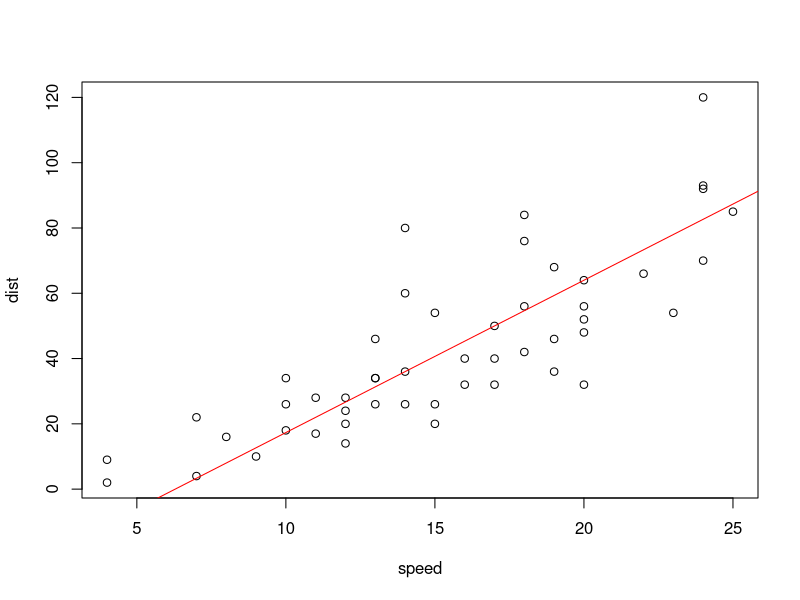
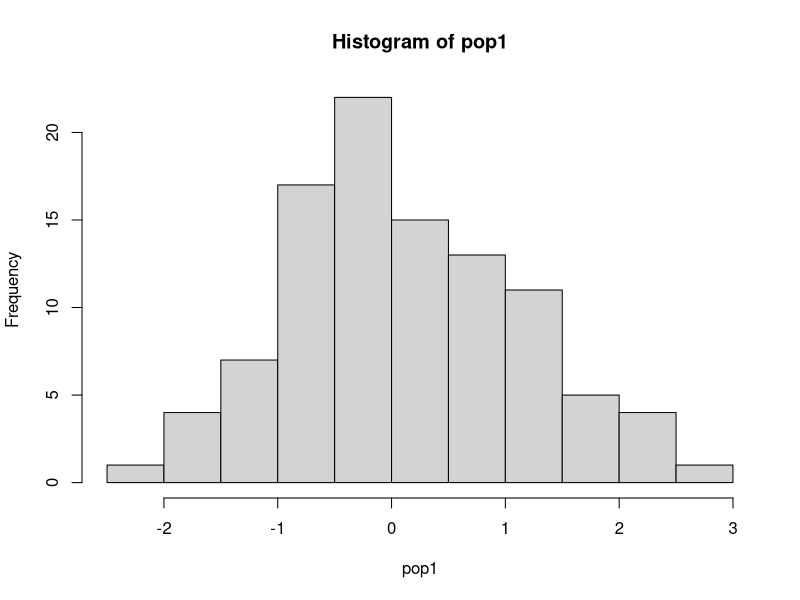
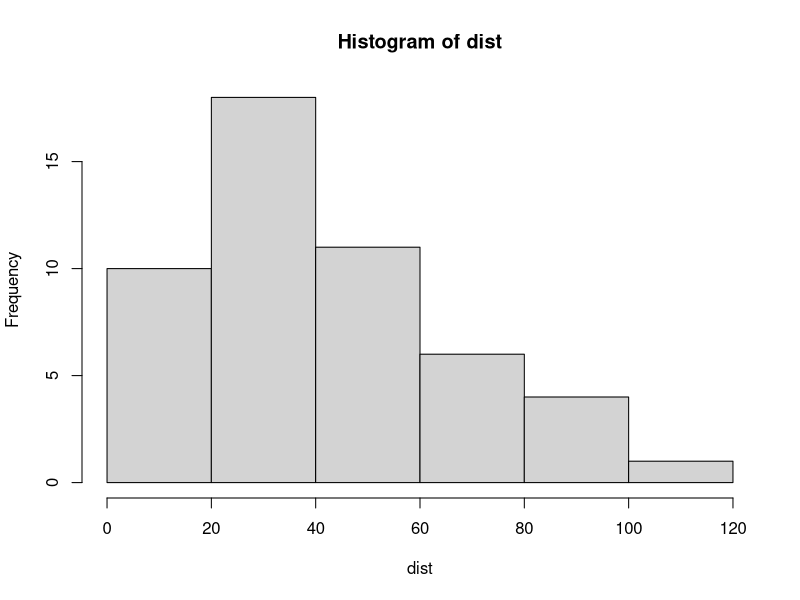

The R script that drew these images, in order:
## ---- chunk 1
knitr::opts_chunk$set(echo = TRUE)
## ---- chunk 2
3 * 4

## ---- chunk 3
x <- 3
x
## ---- chunk 4
x <- 3
y <- 4
x*y
## ---- chunk 5
product.of.x.y <- x*y
product.of.x.y
## ---- chunk 6
product.of.x.y == 12

product.of.x.y < 5
## ---- chunk 7
seq(from=1 , to=10, by=1)

seq.2.5 <- seq(from=0, to=10, by=2.5)
seq.2.5
## ---- chunk 8
seq(1,10,1)
## ---- chunk 9
seq(1,10)
## ---- chunk 10
objects() ## list objects in R
## ---- chunk 11
rm(product.of.x.y) ## remove object
## ---- chunk 12
class(x)
## ---- chunk 13
cars
## ---- chunk 14
class(cars) ## what is the class of cars
head(cars,5) ## list top five rows
## ---- chunk 15
cars[1,] ## first row

cars[1:5,] ## first five rows
## ---- chunk 16
cars[,2] ## second column

cars[,"dist"] ## second column using title
## ---- chunk 17
cars[2,"dist"] ## second row, second column

cars[2,"dist"] <- 9 ## change that value to 9

cars[2,"dist"] ## check that the value was changed
## ---- chunk 18
speed <- cars[,"speed"]
dist <- cars[,"dist"]
## ---- chunk 19
plot(speed, dist)
z <- line(cars)
abline(coef(z), col = "red")
## ---- chunk 20
pop1 <- rnorm(100) ## generate 100 random numbers from a normal population

hist(pop1) ## plot randomly generated numbers

hist(dist) ## plot distribution of distances
